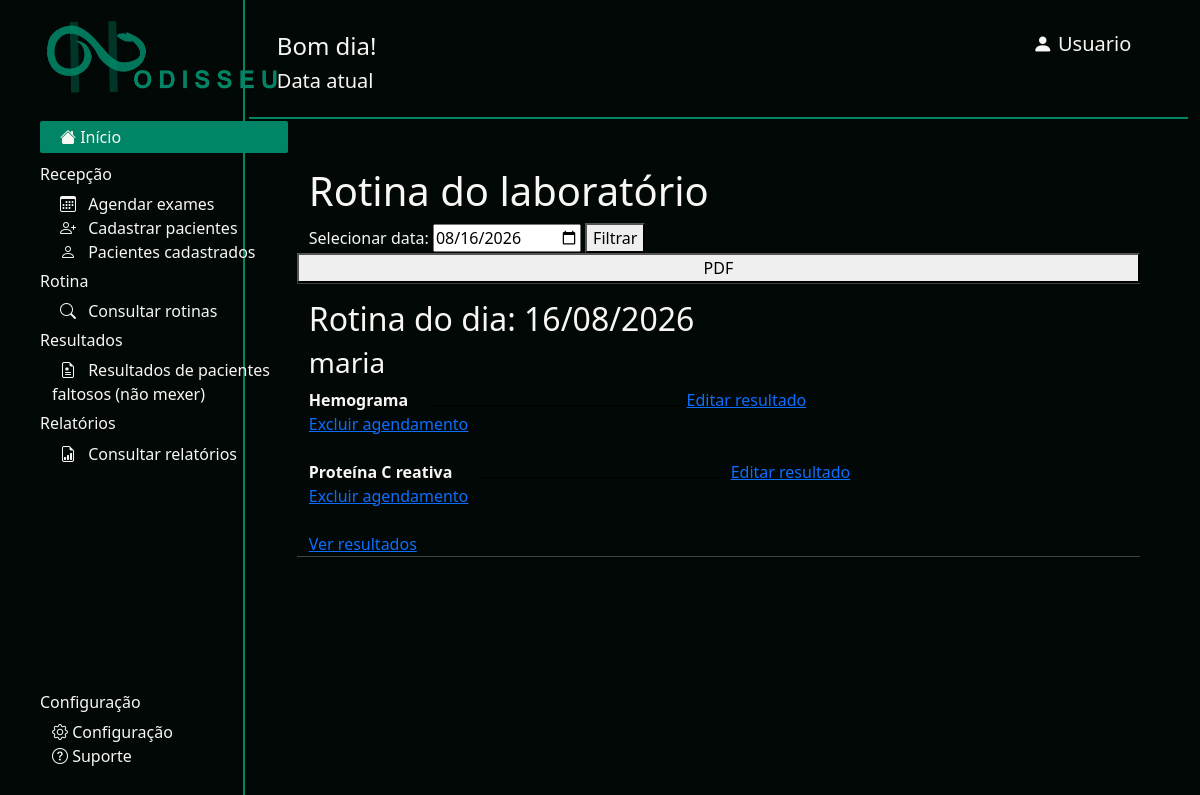
The app's page /rotina, older data.
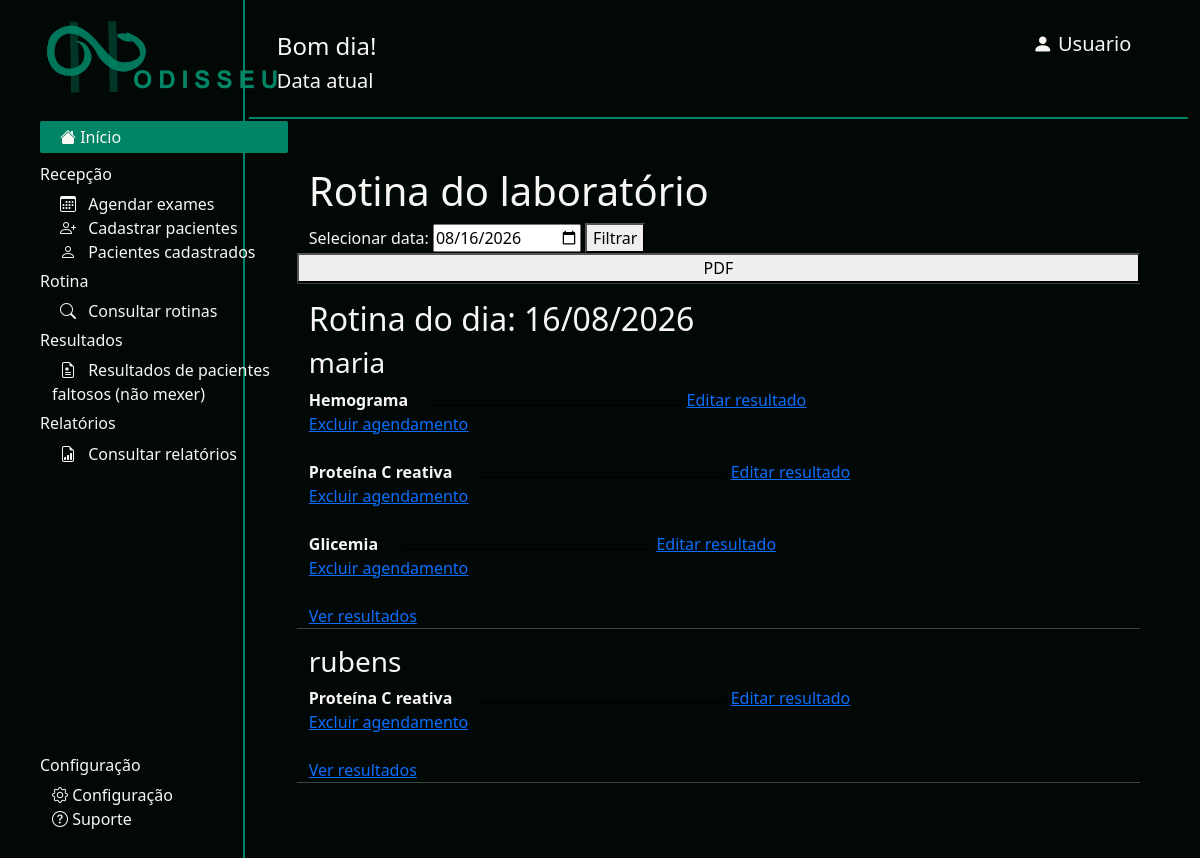
The same page, newer data.
### odisseu/models.py (models this page shows, shortened)
class Paciente(models.Model):
    nome = models.CharField(max_length=200, validators=[validate_nome])
    cpf = models.CharField(max_length=11, validators=[validate_cpf])
    cns = models.CharField(max_length=14, validators=[validate_cns])
    data_nascimento = models.DateField()
    telefone = models.CharField(max_length=20, validators=[validate_telefone])

class Agendamento(models.Model):
    EXAMES = [
        ('glicemia', 'Glicemia'),
        ('hemograma', 'Hemograma'),
        ('proteina', 'Proteína C reativa'),
    ]
    solicitante = models.CharField(max_length=200,blank=True, validators=[validate_nome]
    )
    paciente = models.ForeignKey(
        Paciente,
        on_delete=models.CASCADE
    )
    exame = models.CharField(
        max_length=50,
        choices=EXAMES
    )
    data = models.DateField()

### odisseu/views.py (the view)
# urls.py: path('rotina', views.rotina, name='rotina'),
def rotina(request):
    data = request.GET.get('data')
    if data:
        agendamentos = Agendamento.objects.filter(data=data)
    else:
        data = date.today()
        agendamentos = Agendamento.objects.filter(data=data)
    return render(
        request,
        'rotina.html',
        {
            'agendamentos': agendamentos,
            'data': data,
        }
    )

### odisseu/templates/rotina.html (shortened to what this page needs)
{% extends "base.html" %}
{% block content %}
    <h1>Rotina do laboratório</h1>
    <form method="GET">
        <label for="data">
            Selecionar data:
        </label>
        <input
            type="date"
            id="data"
            name="data"
            value="{{ data|date:'Y-m-d' }}"
        >
        <button type="submit">
            Filtrar
        </button>
    </form>
    <br>
    <button
        type="button"
        onclick="window.print()"
    >
        PDF
    </button>
    <hr>
    <h2>
        Rotina do dia:
        {{ data|date:"d/m/Y" }}
    </h2>
    {% regroup agendamentos by paciente as pacientes %}
    {% for grupo in pacientes %}
        <div>
            <h3>
                {{ grupo.grouper.nome }}
            </h3>
            {% for agendamento in grupo.list %}
                <div>
                    <strong>
                        {{ agendamento.get_exame_display }}
                    </strong>
                    <span
                        style="
                            display: inline-block;
                            width: 250px;
                            border-bottom: 1px solid black;
                            margin-left: 20px;
                        "
                    ></span>
                    {% if agendamento.resultado %}
                        <a
                            href="{% url 'editar_resultado' agendamento.resultado.id %}"
                        >
                            Editar resultado
                        </a><br>
                        <a href="{%url 'excluir_agendamento' agendamento.id%}">Excluir agendamento</a>
                    {% else %}
                        <a
                            href="{% url 'digitar_resultados' agendamento.id %}"
                        >
                            Digitar resultado
                        </a>
                    {% endif %}
                </div>
                <br>
            {% endfor %}
            <a
                href="{% url 'ver_resultados' grupo.grouper.id grupo.list.0.data|date:'Y-m-d' %}"
            >
                Ver resultados
            </a>
        </div>
        <hr>
    {% empty %}
        <p>
            Não existem exames agendados para esta data.
        </p>
    {% endfor %}
{% endblock %}

Row changes from the older to the newer data that the page shows:
added Agendamento: exame "Glicemia", shows "Editar resultado", shown under Paciente "maria"
now on this page (row unchanged): Paciente: grouper.nome "rubens"
added Agendamento: exame "Proteína C reativa", shows "Editar resultado", shown under "rubens"
